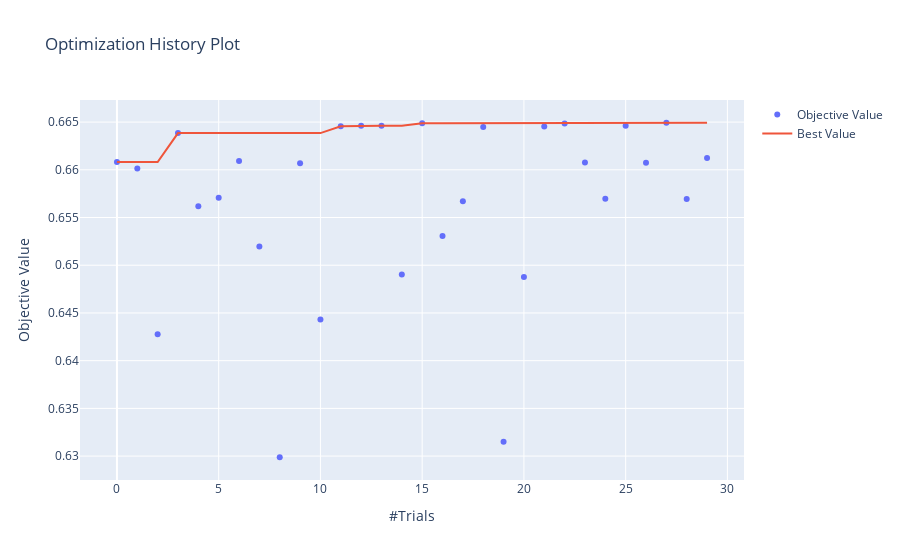

Here is the notebook cell this chart was saved with:
### Markdown cell above
### Análise

### Code cell
###################################################################################################
# Plot functions
# --------------
# Visualize the optimization history. See :func:`~optuna.visualization.plot_optimization_history` for the details.
plot_optimization_history(study)

### Figure 1 — Plotly figure (JSON) as saved in the notebook; plotly's stock layout.template omitted (floating-point values rounded to 4 significant figures)
{"data": [{"mode": "markers", "name": "Objective Value", "type": "scatter", "x": [0, 1, 2, 3, 4, 5, 6, 7, 8, 9, 10, 11, 12, 13, 14, 15, 16, 17, 18, 19, 20, 21, 22, 23, 24, 25, 26, 27, 28, 29], "y": [0.6608, 0.6601, 0.6428, 0.6638, 0.6562, 0.6571, 0.6609, 0.652, 0.6299, 0.6607, 0.6443, 0.6646, 0.6646, 0.6646, 0.649, 0.6649, 0.6531, 0.6567, 0.6645, 0.6315, 0.6488, 0.6645, 0.6648, 0.6608, 0.657, 0.6646, 0.6607, 0.6649, 0.6569, 0.6612]}, {"name": "Best Value", "type": "scatter", "x": [0, 1, 2, 3, 4, 5, 6, 7, 8, 9, 10, 11, 12, 13, 14, 15, 16, 17, 18, 19, 20, 21, 22, 23, 24, 25, 26, 27, 28, 29], "y": [0.6608, 0.6608, 0.6608, 0.6638, 0.6638, 0.6638, 0.6638, 0.6638, 0.6638, 0.6638, 0.6638, 0.6646, 0.6646, 0.6646, 0.6646, 0.6649, 0.6649, 0.6649, 0.6649, 0.6649, 0.6649, 0.6649, 0.6649, 0.6649, 0.6649, 0.6649, 0.6649, 0.6649, 0.6649, 0.6649]}], "layout": {"title": {"text": "Optimization History Plot"}, "xaxis": {"title": {"text": "#Trials"}}, "yaxis": {"title": {"text": "Objective Value"}}}}
